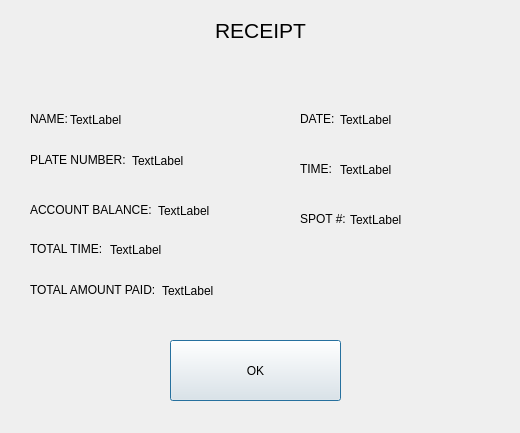
<?xml version="1.0" encoding="UTF-8"?>
<ui version="4.0">
 <class>Summary</class>
 <widget class="QDialog" name="Summary">
  <property name="geometry">
   <rect>
    <x>0</x>
    <y>0</y>
    <width>520</width>
    <height>433</height>
   </rect>
  </property>
  <property name="windowTitle">
   <string>Dialog</string>
  </property>
  <widget class="QLabel" name="label">
   <property name="geometry">
    <rect>
     <x>190</x>
     <y>10</y>
     <width>141</width>
     <height>41</height>
    </rect>
   </property>
   <property name="text">
    <string>&lt;html&gt;&lt;head/&gt;&lt;body&gt;&lt;p align=&quot;center&quot;&gt;&lt;span style=&quot; font-size:16pt;&quot;&gt;RECEIPT&lt;/span&gt;&lt;/p&gt;&lt;/body&gt;&lt;/html&gt;</string>
   </property>
  </widget>
  <widget class="QLabel" name="label_2">
   <property name="geometry">
    <rect>
     <x>30</x>
     <y>100</y>
     <width>41</width>
     <height>39</height>
    </rect>
   </property>
   <property name="text">
    <string>&lt;html&gt;&lt;head/&gt;&lt;body&gt;&lt;p&gt;&lt;span style=&quot; font-size:9pt;&quot;&gt;NAME:&lt;/span&gt;&lt;/p&gt;&lt;/body&gt;&lt;/html&gt;</string>
   </property>
  </widget>
  <widget class="QLabel" name="label_3">
   <property name="geometry">
    <rect>
     <x>300</x>
     <y>200</y>
     <width>61</width>
     <height>39</height>
    </rect>
   </property>
   <property name="text">
    <string>&lt;html&gt;&lt;head/&gt;&lt;body&gt;&lt;p&gt;&lt;span style=&quot; font-size:9pt;&quot;&gt;SPOT #:&lt;/span&gt;&lt;/p&gt;&lt;/body&gt;&lt;/html&gt;</string>
   </property>
  </widget>
  <widget class="QLabel" name="label_5">
   <property name="geometry">
    <rect>
     <x>300</x>
     <y>100</y>
     <width>41</width>
     <height>39</height>
    </rect>
   </property>
   <property name="text">
    <string>&lt;html&gt;&lt;head/&gt;&lt;body&gt;&lt;p&gt;&lt;span style=&quot; font-size:9pt;&quot;&gt;DATE:&lt;/span&gt;&lt;/p&gt;&lt;/body&gt;&lt;/html&gt;</string>
   </property>
  </widget>
  <widget class="QLabel" name="label_6">
   <property name="geometry">
    <rect>
     <x>300</x>
     <y>150</y>
     <width>41</width>
     <height>39</height>
    </rect>
   </property>
   <property name="text">
    <string>&lt;html&gt;&lt;head/&gt;&lt;body&gt;&lt;p&gt;&lt;span style=&quot; font-size:9pt;&quot;&gt;TIME:&lt;/span&gt;&lt;/p&gt;&lt;/body&gt;&lt;/html&gt;</string>
   </property>
  </widget>
  <widget class="QLabel" name="label_7">
   <property name="geometry">
    <rect>
     <x>30</x>
     <y>230</y>
     <width>81</width>
     <height>39</height>
    </rect>
   </property>
   <property name="text">
    <string>&lt;html&gt;&lt;head/&gt;&lt;body&gt;&lt;p&gt;&lt;span style=&quot; font-size:9pt;&quot;&gt;TOTAL TIME:&lt;/span&gt;&lt;/p&gt;&lt;/body&gt;&lt;/html&gt;</string>
   </property>
  </widget>
  <widget class="QLabel" name="name">
   <property name="geometry">
    <rect>
     <x>70</x>
     <y>100</y>
     <width>87</width>
     <height>39</height>
    </rect>
   </property>
   <property name="text">
    <string>TextLabel</string>
   </property>
  </widget>
  <widget class="QLabel" name="tt">
   <property name="geometry">
    <rect>
     <x>110</x>
     <y>230</y>
     <width>87</width>
     <height>39</height>
    </rect>
   </property>
   <property name="text">
    <string>TextLabel</string>
   </property>
  </widget>
  <widget class="QLabel" name="date">
   <property name="geometry">
    <rect>
     <x>340</x>
     <y>100</y>
     <width>181</width>
     <height>39</height>
    </rect>
   </property>
   <property name="text">
    <string>TextLabel</string>
   </property>
  </widget>
  <widget class="QLabel" name="time">
   <property name="geometry">
    <rect>
     <x>340</x>
     <y>150</y>
     <width>181</width>
     <height>39</height>
    </rect>
   </property>
   <property name="text">
    <string>TextLabel</string>
   </property>
  </widget>
  <widget class="QLabel" name="spot">
   <property name="geometry">
    <rect>
     <x>350</x>
     <y>200</y>
     <width>141</width>
     <height>39</height>
    </rect>
   </property>
   <property name="text">
    <string>TextLabel</string>
   </property>
  </widget>
  <widget class="QPushButton" name="pushButton">
   <property name="geometry">
    <rect>
     <x>170</x>
     <y>340</y>
     <width>171</width>
     <height>61</height>
    </rect>
   </property>
   <property name="text">
    <string>OK</string>
   </property>
  </widget>
  <widget class="QWidget" name="layoutWidget">
   <property name="geometry">
    <rect>
     <x>30</x>
     <y>140</y>
     <width>183</width>
     <height>41</height>
    </rect>
   </property>
   <layout class="QHBoxLayout" name="horizontalLayout_2">
    <item>
     <widget class="QLabel" name="label_4">
      <property name="text">
       <string>&lt;html&gt;&lt;head/&gt;&lt;body&gt;&lt;p&gt;&lt;span style=&quot; font-size:9pt;&quot;&gt;PLATE NUMBER:&lt;/span&gt;&lt;/p&gt;&lt;/body&gt;&lt;/html&gt;</string>
      </property>
     </widget>
    </item>
    <item>
     <widget class="QLabel" name="pnum">
      <property name="text">
       <string>TextLabel</string>
      </property>
     </widget>
    </item>
   </layout>
  </widget>
  <widget class="QWidget" name="layoutWidget">
   <property name="geometry">
    <rect>
     <x>30</x>
     <y>190</y>
     <width>183</width>
     <height>41</height>
    </rect>
   </property>
   <layout class="QHBoxLayout" name="horizontalLayout_3">
    <item>
     <widget class="QLabel" name="label_9">
      <property name="text">
       <string>&lt;html&gt;&lt;head/&gt;&lt;body&gt;&lt;p&gt;&lt;span style=&quot; font-size:9pt;&quot;&gt;ACCOUNT BALANCE:&lt;/span&gt;&lt;/p&gt;&lt;/body&gt;&lt;/html&gt;</string>
      </property>
     </widget>
    </item>
    <item>
     <widget class="QLabel" name="balance">
      <property name="text">
       <string>TextLabel</string>
      </property>
     </widget>
    </item>
   </layout>
  </widget>
  <widget class="QWidget" name="layoutWidget">
   <property name="geometry">
    <rect>
     <x>30</x>
     <y>270</y>
     <width>211</width>
     <height>41</height>
    </rect>
   </property>
   <layout class="QHBoxLayout" name="horizontalLayout_5">
    <item>
     <widget class="QLabel" name="label_8">
      <property name="text">
       <string>&lt;html&gt;&lt;head/&gt;&lt;body&gt;&lt;p&gt;&lt;span style=&quot; font-size:9pt;&quot;&gt;TOTAL AMOUNT PAID:&lt;/span&gt;&lt;/p&gt;&lt;/body&gt;&lt;/html&gt;</string>
      </property>
     </widget>
    </item>
    <item>
     <widget class="QLabel" name="tp">
      <property name="text">
       <string>TextLabel</string>
      </property>
     </widget>
    </item>
   </layout>
  </widget>
 </widget>
 <resources/>
 <connections/>
</ui>
